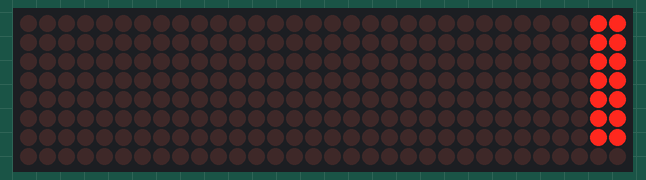
A program run on a simulated Raspberry Pi Pico running MicroPython. Parts: 32×8 LED matrix. Which way up the LED matrix modules are mounted is assumed.

Above: at 0.16 s.
At 1.91 s:
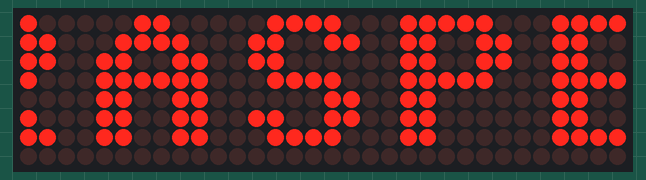
At 3.65 s:
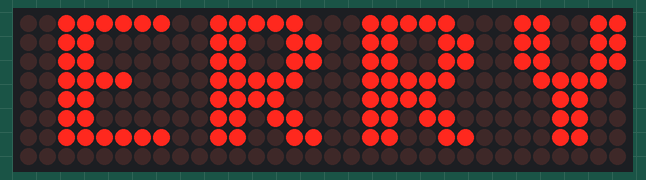
At 7.24 s:
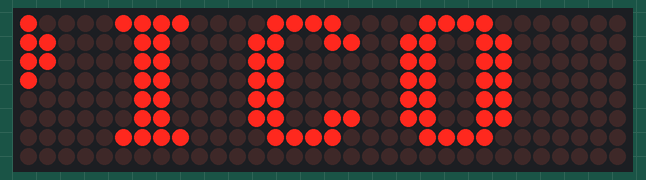
At 10.84 s:
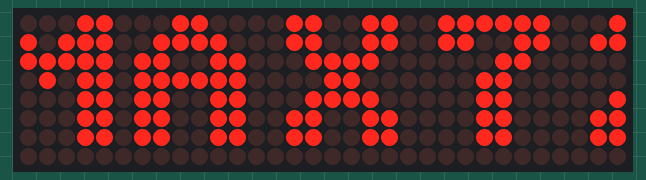
At 14.43 s:
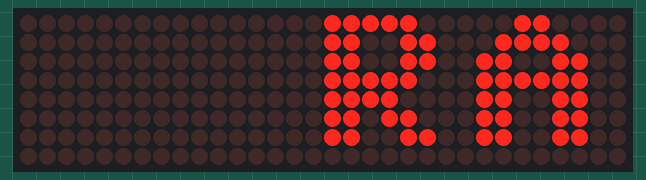

Measured:
- by itself, everything shown: repeats every 13.5 s, in 262 steps

The program:

demo_scroll_text.py
```python
"""
Scroll text with four MAX7219 8x8 LED matrices daisy-chained together.

Wiring:
* MAX7219 VCC pin to VBUS (5V)
* MAX7219 GND pin to GND
* MAX7219 DIN pin to digital GPIO3
* MAX7219 CS  pin to digital GPIO5
* MAX7219 CLK pin to digital GPIO2
"""

from machine import Pin, SPI
import max7219
import time

MATRIX_WIDTH = 8  # in pixels
MATRIX_HEIGHT = 8  # in pixels
NUM_MATRICES = 4
DISPLAY_WIDTH = MATRIX_WIDTH * NUM_MATRICES  # in pixels
DISPLAY_HEIGHT = MATRIX_HEIGHT  # in pixels
CHAR_WIDTH = 8  # in pixels

GPIO_DIN = 3
GPIO_CS = 5
GPIO_CLK = 2

def create_display(gpio_din, gpio_cs, gpio_clk):
    pin_DIN = Pin(gpio_din)
    pin_CS = Pin(gpio_cs, Pin.OUT)
    pin_CLK = Pin(gpio_clk)
    spi = SPI(0, baudrate=10_000_000, polarity=1, phase=0, sck=pin_CLK, mosi=pin_DIN)
    return max7219.Matrix8x8(spi, pin_CS, NUM_MATRICES)

def scroll_text(text, delay_secs=0.05):
    total_width = len(text) * CHAR_WIDTH
    for x in range(DISPLAY_WIDTH, -total_width, -1):
        display.fill(0)
        display.text(text, x, 0, 1)
        display.show()
        time.sleep(delay_secs)

if __name__ == "__main__":
    display = create_display(GPIO_DIN, GPIO_CS, GPIO_CLK)
    display.brightness(3)  # 1=dim to 15=bright

    while True:
        scroll_text("RASPBERRY PI PICO AND MAX7219")
```
